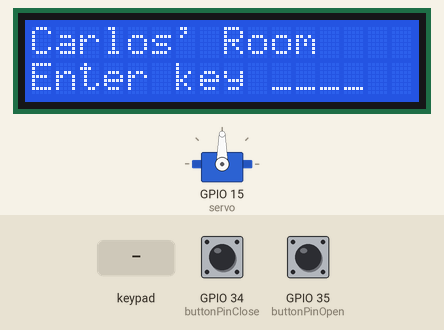
Recording of a sketch running on a simulated ESP32. Parts: servo, 16×2 character LCD. Inputs (shaded band) come from the test bench; at power-on: GPIO 34 (buttonPinClose) LOW, GPIO 35 (buttonPinOpen) LOW.

Above: at 1.2 s.
1.3 s: keypad keys 5 2 8 0 pressed 0.4 s apart
At 3.3 s:
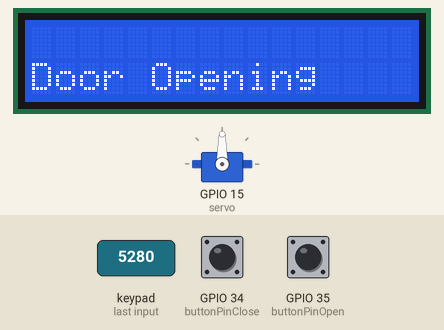
4.4 s: key '1' pressed
7.4 s: keypad keys 5 2 8 0 # pressed 0.4 s apart
At 10.2 s:
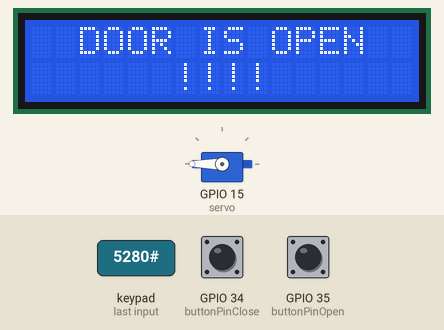
10.9 s: GPIO 34 (buttonPinClose) pulled HIGH for 1 s
At 12.5 s:
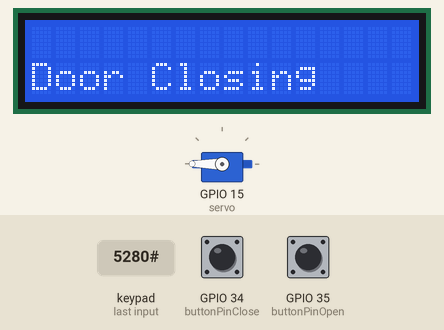
14.9 s: key '2' pressed
17.9 s: key '3' pressed
At 19.6 s:
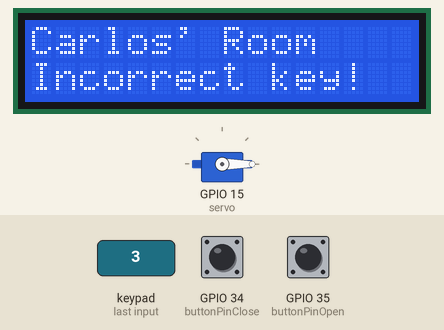
Timing chart, 0 to 21.1 s (numbered marks = the images above; inputs shaded):
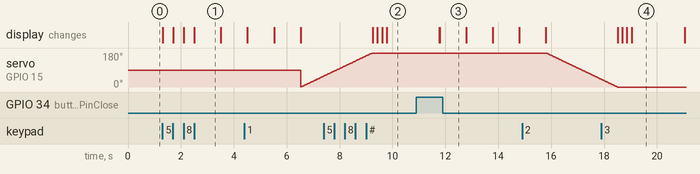

Measured:
- after the input at 1.3 s, the display: first changes at once (image 1 shows a later state)
- after the input at 7.4 s, the display: first differs from a run without the input after 2.0 s (image 2 shows a later state)
- after the input at 10.9 s, the display: first differs from a run without the input after 0.88 s (image 3)
- after the input at 17.9 s, the display: first differs from a run without the input after 1.1 s (image 4)

The sketch:

ESP32_Codigo.ino
```cpp
// Universidad del Valle de Guatemala
// Simulación y Fabricación de PCB's
// Carlos Molina
// 14/04/2023

/**************************** Configuration ************************************/

//WI-Fi
#include "config.h"

// Servo
#include <ESP32Servo.h>

//LCD
#include <LiquidCrystal.h>

//Keypad
#include <Keypad.h>

//Strings
#include <string.h>

//RTC
#include <ESP32Time.h>

/****************************** Variables ***********************************/
int DOOR = 0;

String password = "5280";
String passclose = "0000";

Servo servo;

int minUs = 1000;
int maxUs = 2000;

int cont = 0;
int temp = 0;
int temporal = 1;

const int buttonPinOpen = 35;
const int buttonPinClose = 34;

int buttonStateOpen = 0;
int buttonStateClose = 0;

int i = 10;
int n = 0;

int k = 6;
int j = 0;

char myArray[4]={};
char Array[4]={};

const byte ROWS = 4;
const byte COLS = 4;

char Keys[ROWS][COLS] = {
  {'1','2','3','A'},
  {'4','5','6','B'},
  {'7','8','9','C'},
  {'*','0','#','D'}
};

byte rowPins[ROWS] = {13,12,14,27};
byte colPins[COLS] = {26,25,33,32};


/************************ Prototipo de Funcion *******************************/

/******************************* Main ****************************************/
// set up the feeds
/*
AdafruitIO_Feed *counter = io.feed("Lots");
AdafruitIO_Feed *temperaturefeed = io.feed("Temperature");
AdafruitIO_Feed *proximityfeed = io.feed("Proximity");
AdafruitIO_Feed *rotfeed = io.feed("Rotation");
*/

// set up the LCD Pins
LiquidCrystal lcd(19,23,18,17,16,4);

// set up the Keypad
Keypad myKeypad = Keypad(makeKeymap(Keys), rowPins, colPins, ROWS, COLS);

void setup(){
  pinMode(buttonPinOpen, INPUT);
  pinMode(buttonPinClose, INPUT);
  //pinMode(15, OUTPUT);

  servo.attach(15);

  // start the serial connection
  Serial.begin(9600);             // 9600

  // wait for serial monitor to open
  while(! Serial);

  // Número de Columnas y Filas de nuestra LCD 2x16
  lcd.begin(16,2);
  lcd.setCursor(0, 0);
  lcd.print("Carlos' Room");
  lcd.setCursor(0, 1);
  lcd.print("Enter key ____");
}

void loop(){
  buttonStateOpen = digitalRead(buttonPinOpen);
  buttonStateClose = digitalRead(buttonPinClose);

  char key = myKeypad.getKey();
  if ( (key) && (i<=13) && (DOOR == 0) ){
    lcd.setCursor(i,1);
    lcd.print(key);
    myArray[n] = key;
    n = n+1;
    i = i+1;
  }

  else if ( (i>13) && (myArray[0]==password[0]) && (myArray[1]==password[1]) && (myArray[2]==password[2]) && (myArray[3]==password[3]) && (DOOR == 0) ){
    secuencia_de_apertura();
  }

  else if ( (i>13) && (DOOR == 0) ){
    n = 0;
    i = 10;
    for (int i = 0; i < 4; i++) {
      myArray[i] = '\0';
    }
    lcd.setCursor(0,1);
    lcd.print("Incorrect key!");
    delay(2000);                      // wait for a second
    lcd.setCursor(0, 1);
    lcd.print("Enter key ____");
  }

  else if ( (buttonStateOpen == HIGH) && (DOOR ==0) ){
    secuencia_de_apertura();
  }

  else if ( DOOR == 1 ) {

    if (cont == 0){
      lcd.setCursor(2,0);
      lcd.print("DOOR IS OPEN");

      lcd.setCursor(6,1);
      lcd.print("____");
      cont = 1;
    }

    if ( (key) && (k<=9) ){
      lcd.setCursor(k,1);
      lcd.print(key);
      Array[j] = key;
      j = j+1;
      k = k+1;
    }

    else if (k>9){
      k = 6;
      j = 0;
      for (int i = 0; i < 4; i++) {
        Array[i] = '\0';
      }
      lcd.setCursor(6,1);
      lcd.print("!!!!");
      delay(2000);
      lcd.setCursor(6,1);
      lcd.print("____");
    }

    if ( (Array[0] == passclose[0]) && (Array[1] == passclose[1]) && (Array[2] == passclose[2]) && (Array[3] == passclose[3]) ){
      secuencia_de_cierre();
    }

    if (buttonStateClose == HIGH){
      secuencia_de_cierre();
    }
  }

  /*
  else{
    lcd.setCursor(0,0);
    lcd.print("HUBO ERROR!!!!");
    lcd.setCursor(0,1);
    lcd.print("HUBO ERROR!!!!");
  }
  */

  //lcd.setCursor(0, 1);
  //lcd.print(millis()/1000);

}

void secuencia_de_cierre(){
  k = 6;
  j = 0;
  for (int i = 0; i < 4; i++) {
    Array[i] = '\0';
    }
  DOOR = 0;
  cont = 0;

  lcd.clear();
  // Dejamos saber a la persona que la puerta está abriendose
  lcd.setCursor(0,1);
  lcd.print("Door Closing");
  delay(1000);                      // wait for a second
  lcd.clear();

  lcd.setCursor(0,1);
  lcd.print("Door Closing.");
  delay(1000);                      // wait for a second
  lcd.clear();

  lcd.setCursor(0,1);
  lcd.print("Door Closing..");
  delay(1000);                      // wait for a second
  lcd.clear();

  lcd.setCursor(0,1);
  lcd.print("Door Closing...");
  delay(1000);                      // wait for a second
  lcd.clear();

  lcd.setCursor(0, 0);
  lcd.print("Carlos' Room");
  lcd.setCursor(0, 1);
  lcd.print("Enter key ____");

  for (int angle = 180; angle >= 0; angle--) {
      servo.write(angle);
      delay(15);
  }
}

void secuencia_de_apertura(){
  n = 0;
  i = 10;
  for (int i = 0; i < 4; i++) {
    myArray[i] = '\0';
    }
  DOOR = 1;

  lcd.clear();
  // Dejamos saber a la persona que la puerta está abriendose
  lcd.setCursor(0,1);
  lcd.print("Door Opening");
  delay(1000);                      // wait for a second
  lcd.clear();

  lcd.setCursor(0,1);
  lcd.print("Door Opening.");
  delay(1000);                      // wait for a second
  lcd.clear();

  lcd.setCursor(0,1);
  lcd.print("Door Opening..");
  delay(1000);                      // wait for a second
  lcd.clear();

  lcd.setCursor(0,1);
  lcd.print("Door Opening...");
  delay(1000);                      // wait for a second
  lcd.clear();

  for (int angle = 0; angle <= 180; angle++) {
      servo.write(angle);
      delay(15); // Delay to allow the servo to reach the desired position
    }
}
```

config.h
```cpp
/************************ Adafruit IO Config *******************************/

// visit io.adafruit.com if you need to create an account,
// or if you need your Adafruit IO key.

/*
#define IO_USERNAME  "mol21253"
#define IO_KEY       "aio_VRNq21Cqqx8gxtKBCpuA7YCFbSpN"

/******************************* WIFI **************************************/
/*
#define WIFI_SSID "iPhone57"
#define WIFI_PASS "ojito123"

// comment out the following lines if you are using fona or ethernet
#include "AdafruitIO_WiFi.h"

AdafruitIO_WiFi io(IO_USERNAME, IO_KEY, WIFI_SSID, WIFI_PASS);
*/
```
